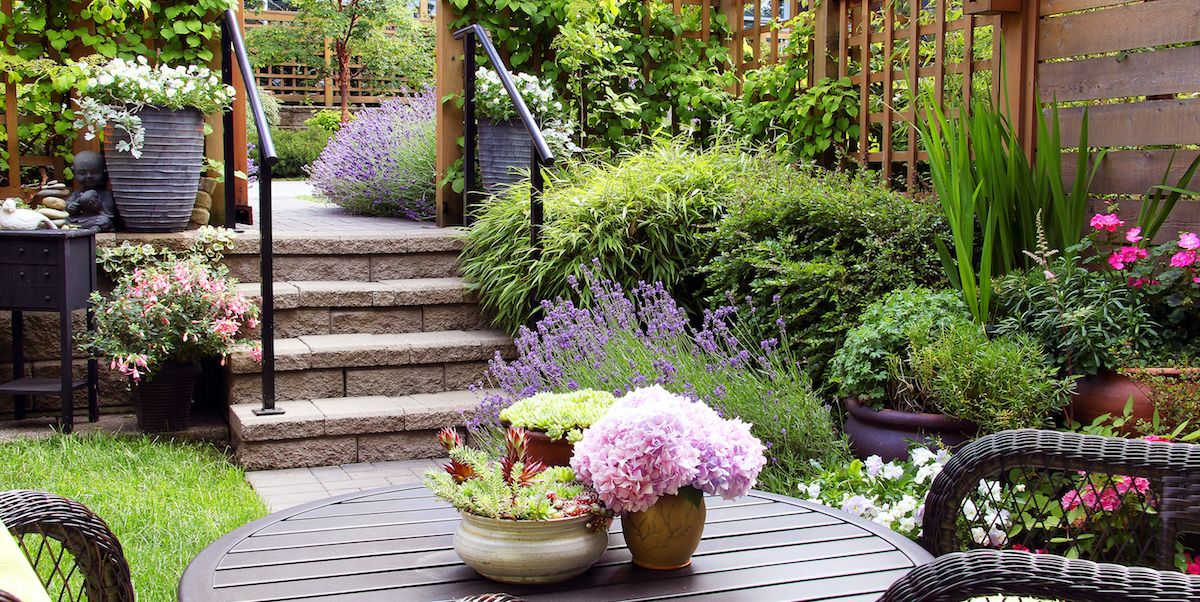
#> input picture split an image into b,g,r channels/garden.jpg, 1200 x 602 px
$ python 'split an image into blue,green and red channels.py'
#> lines starting #> are read from the running program, lines starting #| are printed output that depends on the picture
import numpy as np
import cv2
img=cv2.imread('garden.jpg')
#> img is the input picture: shape (602, 1200, 3); mean B, G, R 86.1, 112.6, 114.8
b=img[:,:,0]
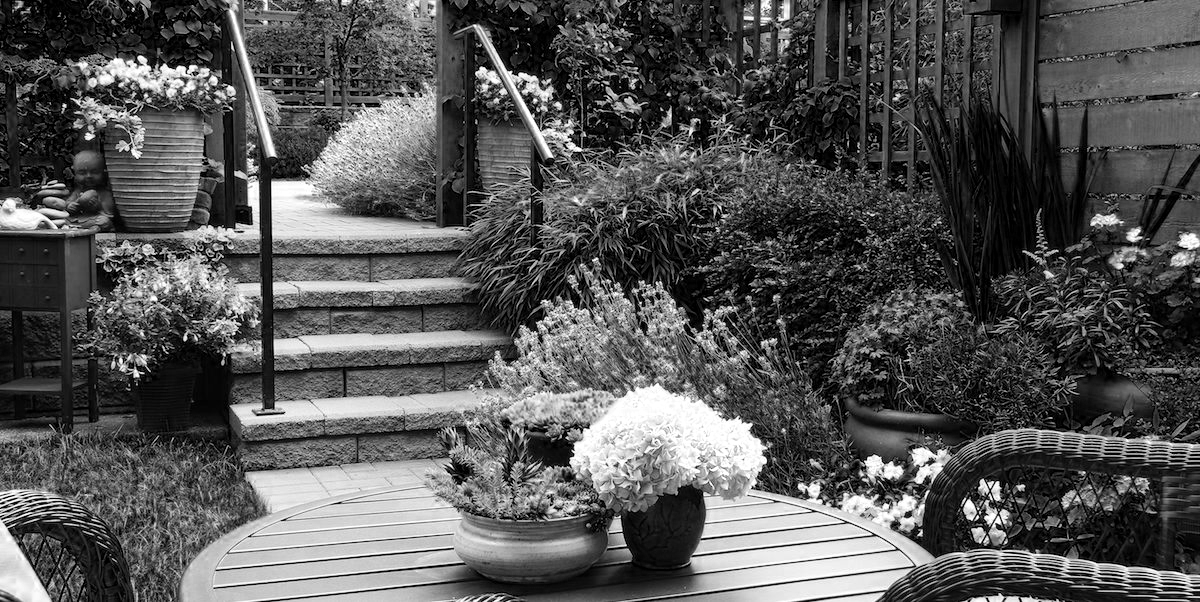
#> b: shape (602, 1200); min 0, max 255, mean 86.1
print(b)
#> (printed output is left out)
g=img[:,:,1]
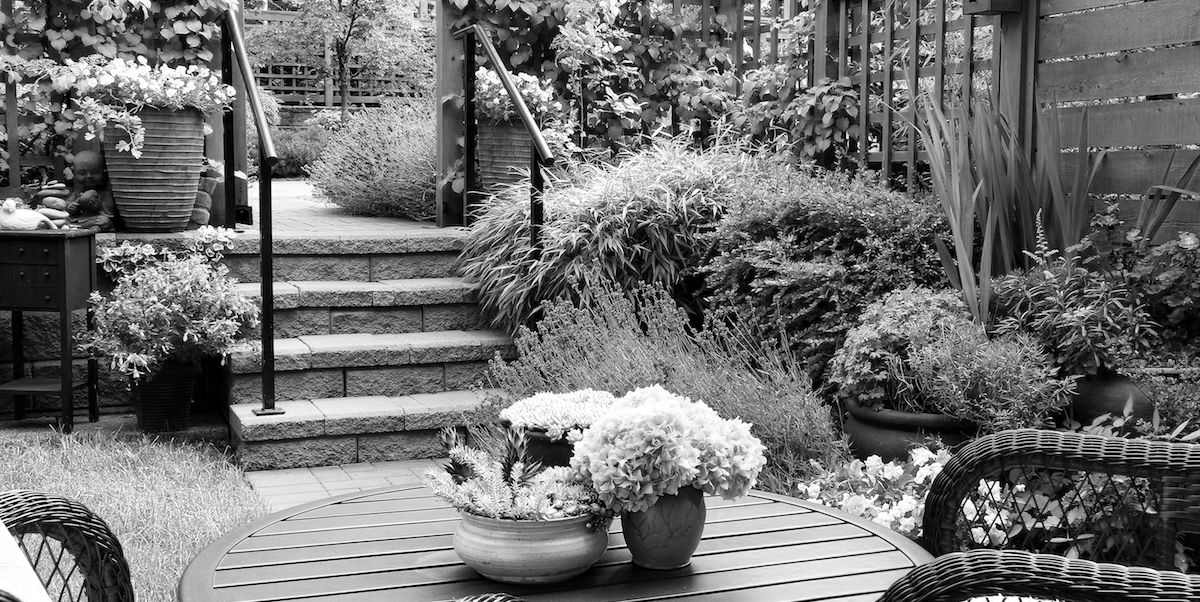
#> g: shape (602, 1200); min 0, max 255, mean 112.6
r=img[:,:,2]
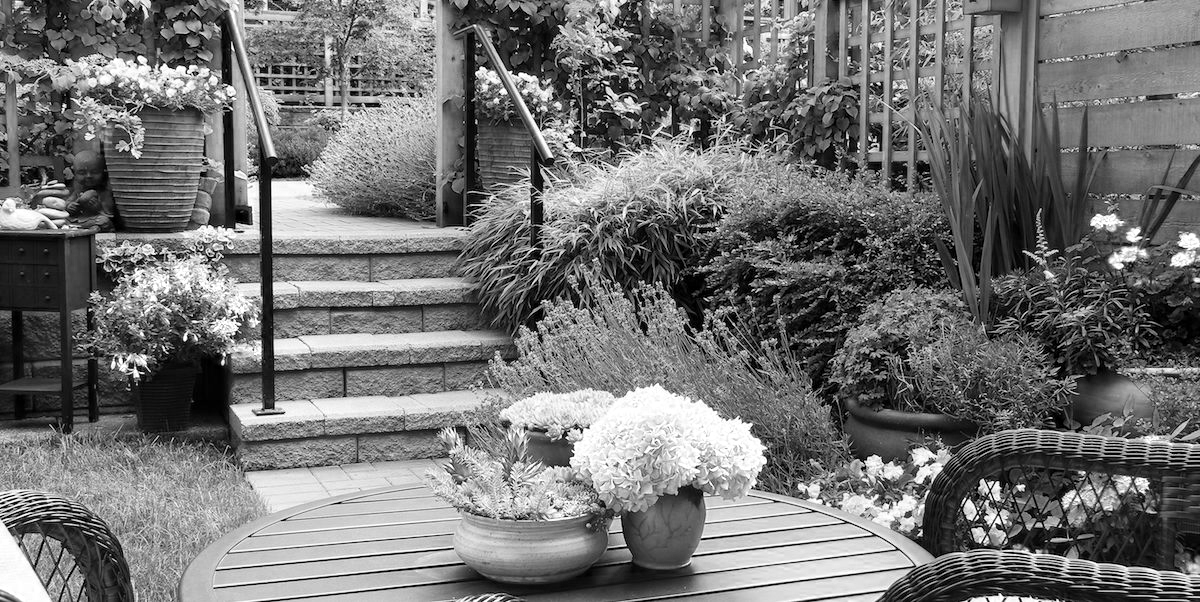
#> r: shape (602, 1200); min 0, max 255, mean 114.8
cv2.imshow('b',b)
cv2.imshow('g',g)
cv2.imshow('r',r)
cv2.waitKey(0)
cv2.destroyAllWindows()
